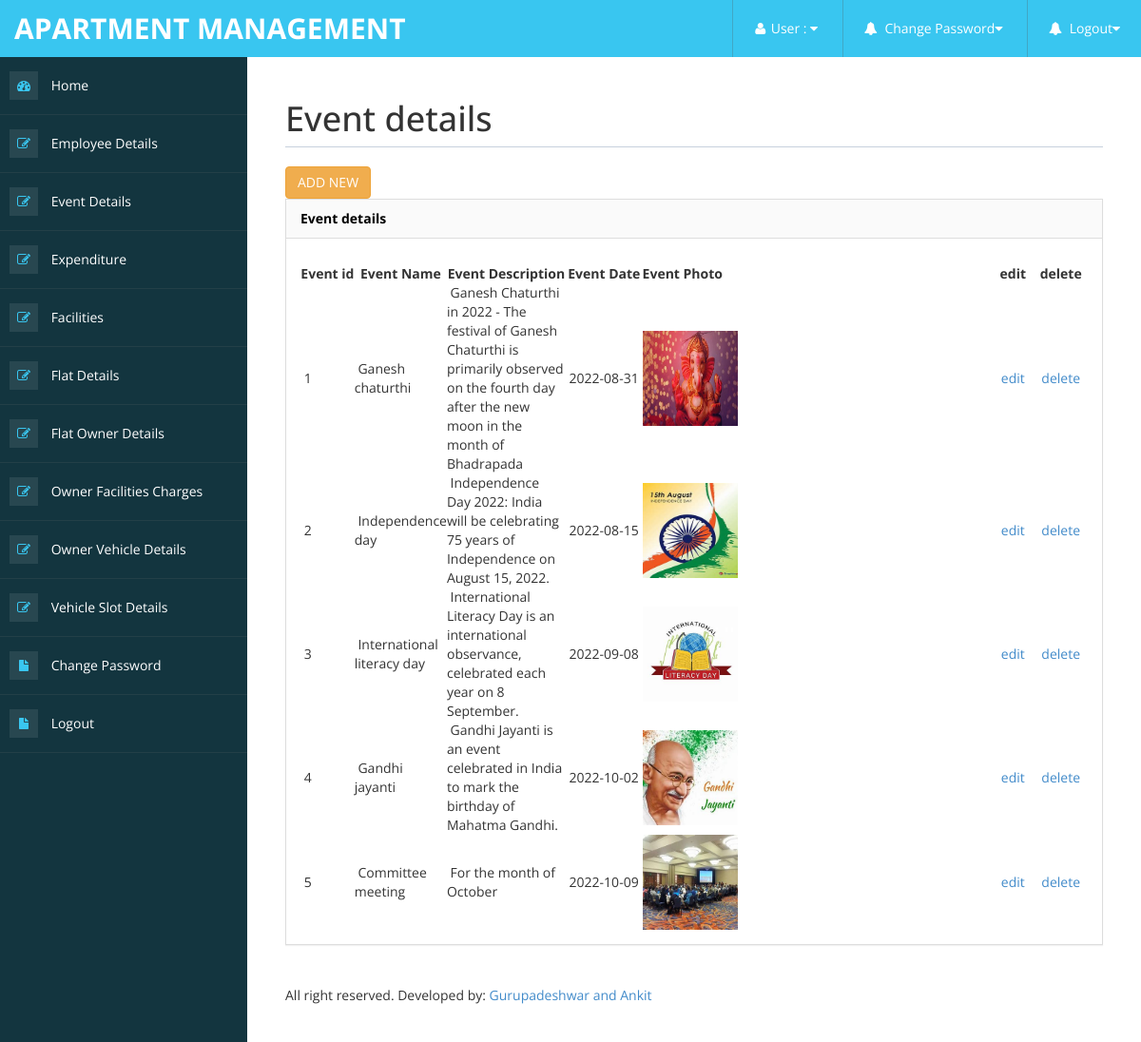
The page /Code/Event_details_view.php on the database its author committed.
### tables this page shows
CREATE TABLE `event_details` (
  `Event_id` int(10) NOT NULL,
  `Event_name` varchar(50) NOT NULL,
  `Event_description` varchar(200) NOT NULL,
  `Event_date` date NOT NULL,
  `Event_photo` varchar(200) NOT NULL
);

### Code/Event_details_view.php (the view, shortened to what this page needs)
<!DOCTYPE html>
<html xmlns="http://www.w3.org/1999/xhtml">
<head>
<?php include('metadata.php');?>
<?php include('header.php');?>
<?php include('sidebar.php');?>
</head>
<body>
        <div id="page-wrapper" >
            <div id="page-inner">
			 <div class="row">
                    <div class="col-md-12">
                        <h1 class="page-header">
                            Event details
                        </h1>
                    </div>
                </div>
               <a href="Event_details_form.php" class="btn btn-warning btn" >ADD NEW</a>
            <div class="row">
                <div class="col-md-12">
                    <div class="panel panel-default">
                        <div class="panel-heading">
                             Event details </div>
                        <div class="panel-body">
                            <div class="table-responsive">
                                <table class="table table-striped table-bordered table-hover" id="dataTables-example">
                                    <thead>
<form name="form1" method="post" action="">
  <table width="1476" height="116" border="0" align="center">
    <tr>
      <th width="85"><div align="center">Event id </div></th>
      <th width="97"><div align="center">Event Name</div></th>
      <th width="170"><div align="center">Event Description </div></th>
      <th width="146"><div align="center">Event Date</div></th>
      <th width="800"><div align="left">Event Photo </div></th>
      <th width="71"><div align="center">edit</div></th>
      <th width="77"><div align="center">delete</div></th>
    </tr>
	<?php
	include("../db_connect/db_connect.php");
	$sql="select * from event_details";
	$sl_no=1;
	$res=mysqli_query($conn,$sql);
	while($row=mysqli_fetch_array($res))
	{
	?>
	<tr>
      <td>&nbsp;<?php echo $sl_no++;?></td>
      <td>&nbsp;<?php echo $row['Event_name'];?></td>
      <td>&nbsp;<?php echo $row['Event_description'];?></td>
      <td>&nbsp;<?php echo $row['Event_date'];?></td>
      <td><img src="../images/<?php echo $row['Event_photo'];?>" width="100" height="100"</td>
	  <td><div align="center"><a href="Event_details_edit.php?Event_id=<?php echo $row['Event_id'];?>">edit</a></div></td>
	  <td><div align="center"><a href="Event_details_delete.php?Event_id=<?php echo $row['Event_id'];?>">delete</a></div></td>
    </tr>
	  <?php
	}
	?>
  </table>
</form>
                            </div>
                        </div>
                    </div>
                <?php include('footer.php');?>
			    </div>
</body>
</html>

### Code/assets/css/custom-styles.css (style rules this page uses)
body { font-family: 'Open Sans', sans-serif; }
#page-wrapper { padding: 15px 15px; min-height: 600px; background: #FFFFFF; }
#page-inner { width:100%; margin:10px 20px 10px 0px; background-color:transparent; padding:10px; min-height:1200px; }
h1, .h1, h2, .h2, h3, .h3 { margin-top: 7px; margin-bottom: -5px; }
.panel { border-radius:0px; }
.page-header { padding-bottom: 9px; margin: 10px 0 20px; border-bottom: 1px solid #C7D1DD; }
.panel-default > .panel-heading { color: #000; background-color: #FFFFFF; border-color: #ddd; font-weight:bold; background: #FAFAFA; }
@media (min-width:768px) { #page-wrapper { margin: 0 0 0 260px; padding: 15px 30px; min-height: 1200px; } }

### rows shown on the page
event_details: Event_name "Ganesh chaturthi", Event_description "Ganesh Chaturthi in 2022 - The festival of Ganesh Chaturthi is primarily observed on the fourth day after the new moon in the month of Bhadrapada", Event_date "2022-08-31", Event_photo (picture)
event_details: Event_name "Independence day", Event_description "Independence Day 2022: India will be celebrating 75 years of Independence on August 15, 2022.", Event_date "2022-08-15", Event_photo (picture)
event_details: Event_name "International literacy day", Event_description "International Literacy Day is an international observance, celebrated each year on 8 September.", Event_date "2022-09-08", Event_photo (picture)
event_details: Event_name "Gandhi jayanti", Event_description "Gandhi Jayanti is an event celebrated in India to mark the birthday of Mahatma Gandhi.", Event_date "2022-10-02", Event_photo (picture)
event_details: Event_name "Committee meeting", Event_description "For the month of October", Event_date "2022-10-09", Event_photo (picture)
